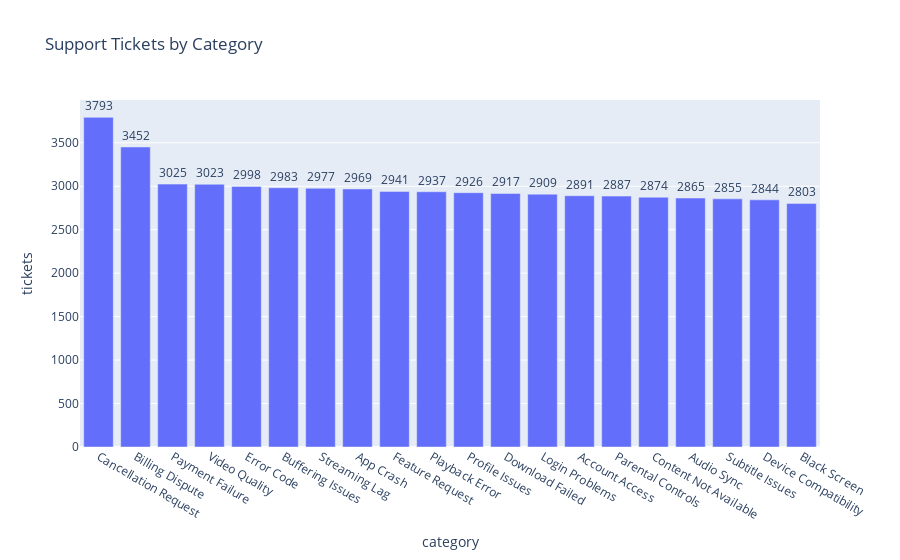

The cell this chart's notebook holds for it:
### Code cell
#what users complain about
category_counts = (
    support_tickets["category"]
    .value_counts()
    .reset_index()
)

category_counts.columns = ["category", "tickets"]

fig = px.bar(
    category_counts,
    x="category",
    y="tickets",
    title="Support Tickets by Category",
    text="tickets"
)

fig.update_traces(textposition="outside")
fig.show()

### Figure 1 — Plotly figure (JSON) as saved in the notebook; plotly's stock layout.template omitted (floating-point values rounded to 4 significant figures)
{"data": [{"hovertemplate": "category=%{x}<br>tickets=%{text}<extra></extra>", "legendgroup": "", "marker": {"color": "#636efa", "pattern": {"shape": ""}}, "name": "", "orientation": "v", "showlegend": false, "text": [3793.0, 3452.0, 3025.0, 3023.0, 2998.0, 2983.0, 2977.0, 2969.0, 2941.0, 2937.0, 2926.0, 2917.0, 2909.0, 2891.0, 2887.0, 2874.0, 2865.0, 2855.0, 2844.0, 2803.0], "textposition": "outside", "type": "bar", "x": ["Cancellation Request", "Billing Dispute", "Payment Failure", "Video Quality", "Error Code", "Buffering Issues", "Streaming Lag", "App Crash", "Feature Request", "Playback Error", "Profile Issues", "Download Failed", "Login Problems", "Account Access", "Parental Controls", "Content Not Available", "Audio Sync", "Subtitle Issues", "Device Compatibility", "Black Screen"], "xaxis": "x", "y": [3793, 3452, 3025, 3023, 2998, 2983, 2977, 2969, 2941, 2937, 2926, 2917, 2909, 2891, 2887, 2874, 2865, 2855, 2844, 2803], "yaxis": "y"}], "layout": {"barmode": "relative", "legend": {"tracegroupgap": 0}, "title": {"text": "Support Tickets by Category"}, "xaxis": {"anchor": "y", "domain": [0, 1], "title": {"text": "category"}}, "yaxis": {"anchor": "x", "domain": [0, 1], "title": {"text": "tickets"}}}}
